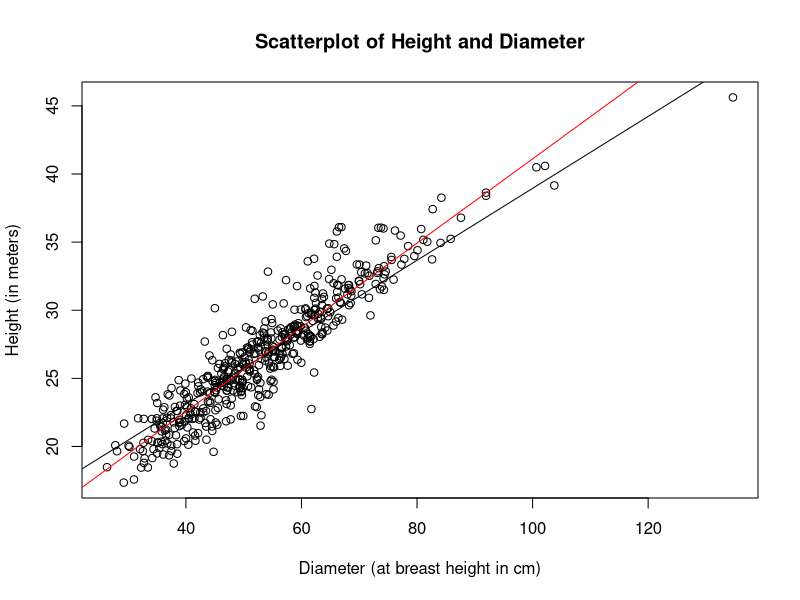
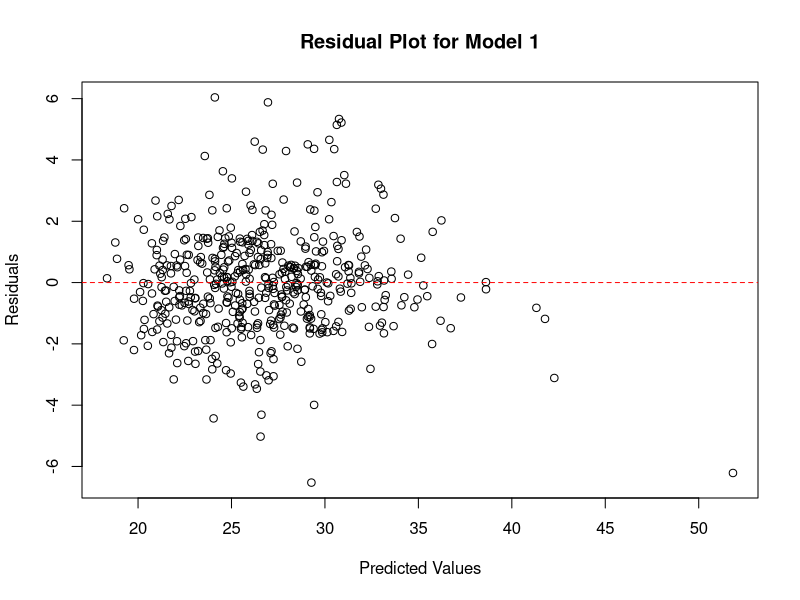
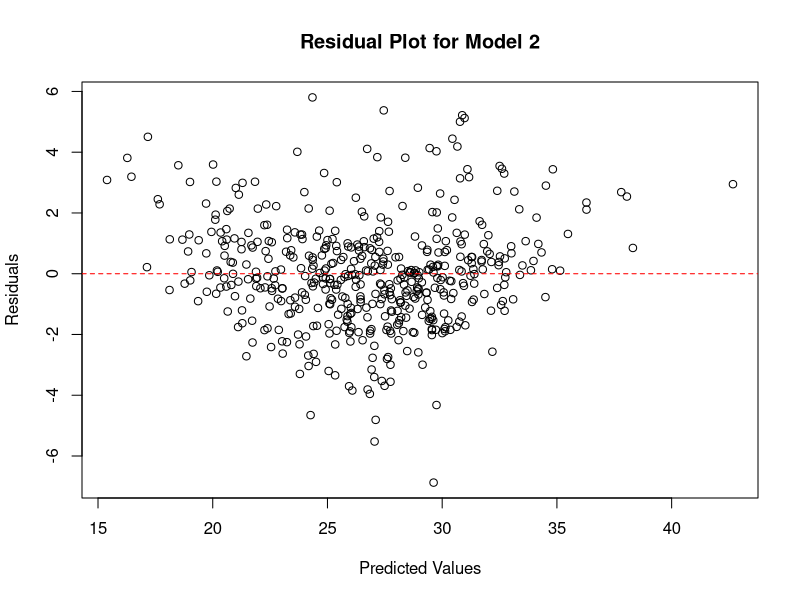
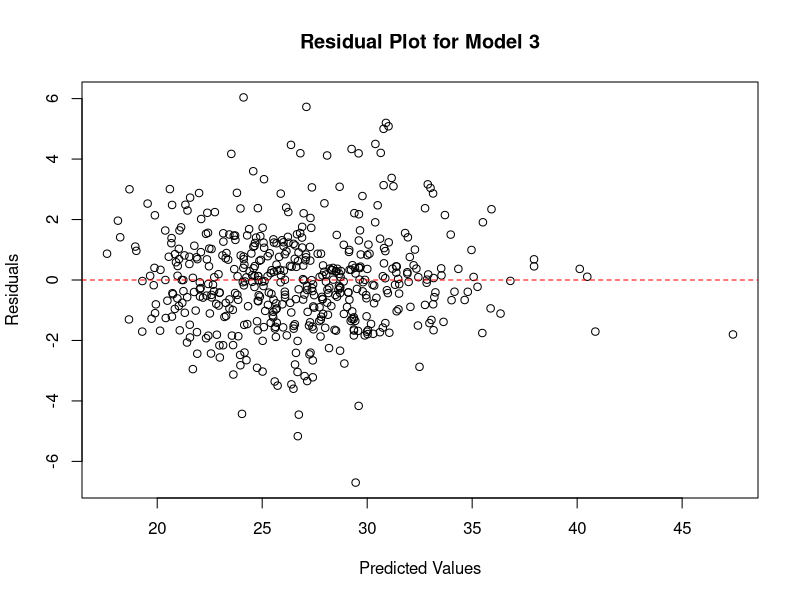
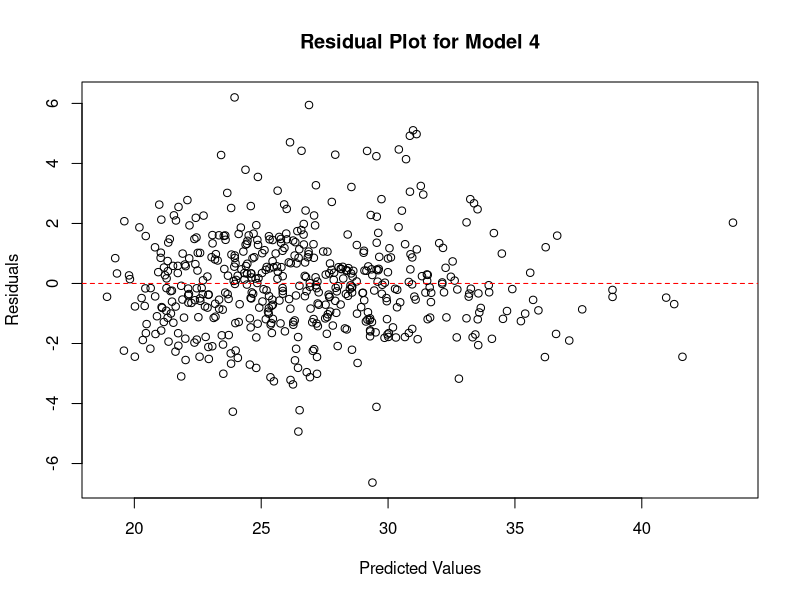
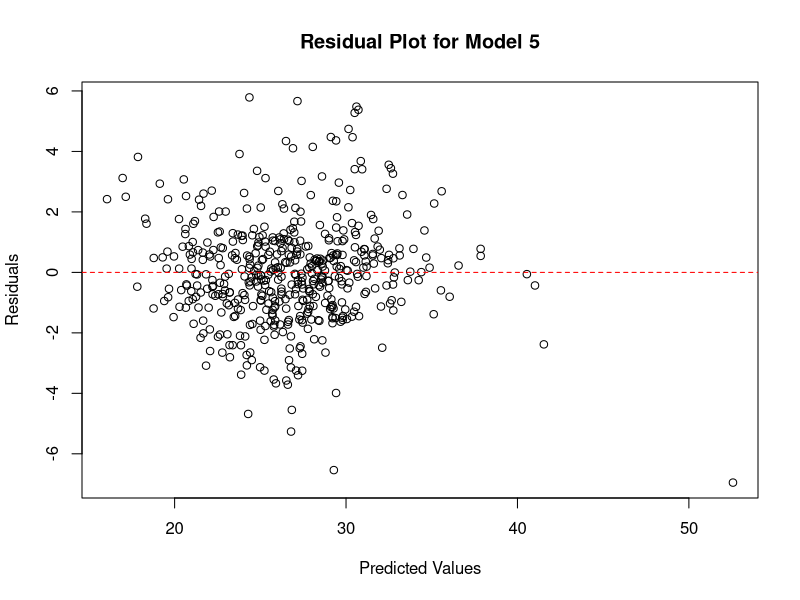
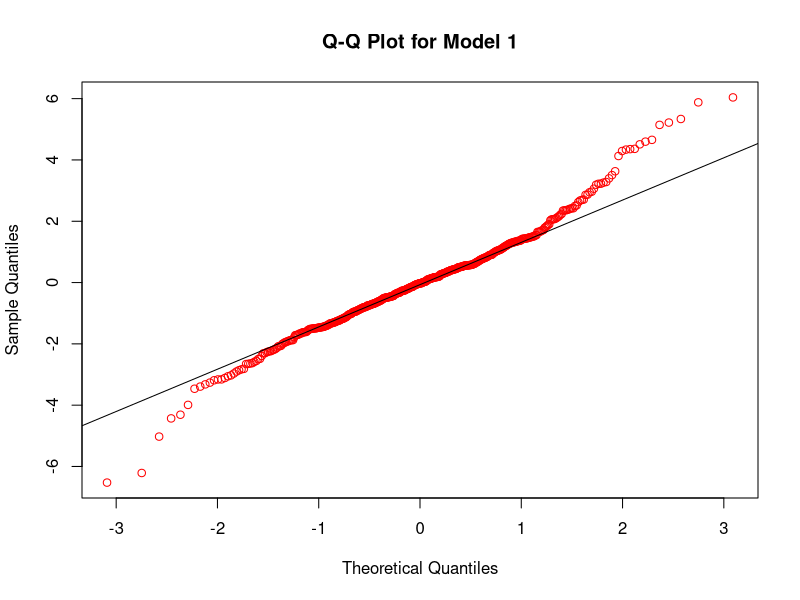
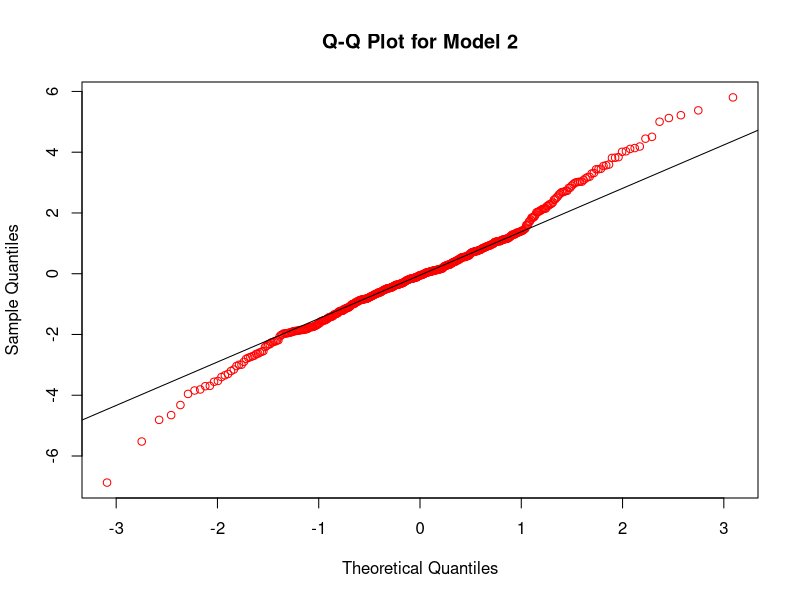

Write the R code that produced these figures, in order.
## ---- chunk 1
knitr::opts_chunk$set(echo = TRUE)
## ---- chunk 2
# reading libaries
library(tidyverse) # for read-csv (not necessary, but it's what I like to use)
library(ModelMetrics)
## ---- chunk 3
# reading data
# note: data was obtained through a given docx, which I made into a google doc, then copy pasted to google sheets, then saved as a csv
# note: the data we were given is about 10% of the data they used, so our graphs will look slightly different
metasequoia <- read_csv("data/metasequoia_data.csv")
## ---- chunk 4
# data exploration
metasequoia %>%
  pivot_longer(col = c("height", "diameter"),
               names_to = "datatype",
               values_to = "values") %>%
  group_by(datatype) %>%
  summarise(mean = mean(values),
            max = max(values),
            min = min(values),
            sd = sd(values)) %>%
  t()
## ---- chunk 5
# models
metasequoia_model1 <- lm(height ~ diameter, data = metasequoia)
metasequoia_model2 <- lm(height ~ I(log(diameter)), data = metasequoia)
metasequoia_model3 <- lm(height ~ diameter + I(diameter^2), data = metasequoia)
metasequoia_model4 <- lm(height ~ I(diameter^2) + I(diameter^3), data = metasequoia)
metasequoia_model5 <- lm(height ~ I(diameter^-1) + I(diameter^2), data = metasequoia)
# about non-linear models: not sure how to do it and this code is broken
# metasequoia_model8 <- nls(height ~ 1.3 + a1 * (1 - exp(-a1 * diameter))^a2, data = metasequoia, start = list(a1 = 1, a2 = 1))
## ---- chunk 6
# Fig 2. Scatter diagram of the tree height and dbh of a single Metasequoia tree.
plot(height ~ diameter, data = metasequoia, main = "Scatterplot of Height and Diameter", xlab = "Diameter (at breast height in cm)", ylab = "Height (in meters)")
abline(a = 12.546, b = 0.264) # the paper's data's trendline
abline(metasequoia_model1, col = "red") # trendline for model 1
## ---- chunk 7
#par(mfrow = c(2, 3))
# making residuals plot for model 1
plot(resid(metasequoia_model1) ~ predict(metasequoia_model1), main = "Residual Plot for Model 1", xlab = "Predicted Values", ylab = "Residuals")
abline(h = 0,col = "red",lty = 2)
# making residuals plot for model 2
plot(resid(metasequoia_model2) ~ predict(metasequoia_model2), main = "Residual Plot for Model 2", xlab = "Predicted Values", ylab = "Residuals")
abline(h = 0,col = "red",lty = 2)
# making residuals plot for model 3
plot(resid(metasequoia_model3) ~ predict(metasequoia_model3), main = "Residual Plot for Model 3", xlab = "Predicted Values", ylab = "Residuals")
abline(h = 0,col = "red",lty = 2)
# making residuals plot for model 4
plot(resid(metasequoia_model4) ~ predict(metasequoia_model4), main = "Residual Plot for Model 4", xlab = "Predicted Values", ylab = "Residuals")
abline(h = 0,col = "red",lty = 2)
# making residuals plot for model 5
plot(resid(metasequoia_model5) ~ predict(metasequoia_model5), main = "Residual Plot for Model 5", xlab = "Predicted Values", ylab = "Residuals")
abline(h = 0,col = "red",lty = 2)
## ---- chunk 8
#par(mfrow = c(2, 3))
# making qq plot for model 1
qqnorm(resid(metasequoia_model1), main = "Q-Q Plot for Model 1", col = "red")
qqline(resid(metasequoia_model1))
# making qq plot for model 2
qqnorm(resid(metasequoia_model2), main = "Q-Q Plot for Model 2", col = "red")
qqline(resid(metasequoia_model2))
# making qq plot for model 3
qqnorm(resid(metasequoia_model3), main = "Q-Q Plot for Model 3", col = "red")
qqline(resid(metasequoia_model3))
# making qq plot for model 4
qqnorm(resid(metasequoia_model4), main = "Q-Q Plot for Model 4", col = "red")
qqline(resid(metasequoia_model4))
# making qq plot for model 5
qqnorm(resid(metasequoia_model5), main = "Q-Q Plot for Model 5", col = "red")
qqline(resid(metasequoia_model5))
## ---- chunk 9
#par(mfrow = c(2, 3))
# predicted vs observed for model 1
plot(height ~ predict(metasequoia_model1), data = metasequoia, main = "Observed vs Predicted in Model 1", xlab = "Predicted", ylab = "Observed")
abline(a = 0, b = 1, col = "red")
# predicted vs observed for model 2
plot(height ~ predict(metasequoia_model2), data = metasequoia, main = "Observed vs Predicted in Model 2", xlab = "Predicted", ylab = "Observed")
abline(a = 0, b = 1, col = "red")
# predicted vs observed for model 3
plot(height ~ predict(metasequoia_model3), data = metasequoia, main = "Observed vs Predicted in Model 3", xlab = "Predicted", ylab = "Observed")
abline(a = 0, b = 1, col = "red")
# predicted vs observed for model 4
plot(height ~ predict(metasequoia_model4), data = metasequoia, main = "Observed vs Predicted in Model 4", xlab = "Predicted", ylab = "Observed")
abline(a = 0, b = 1, col = "red")
# predicted vs observed for model 5
plot(height ~ predict(metasequoia_model5), data = metasequoia, main = "Observed vs Predicted in Model 5", xlab = "Predicted", ylab = "Observed")
abline(a = 0, b = 1, col = "red")
## ---- chunk 10
# calculating bias
mean((predict(metasequoia_model1) - metasequoia$height) / metasequoia$height) * 100
mean((predict(metasequoia_model2) - metasequoia$height) / metasequoia$height) * 100
mean((predict(metasequoia_model3) - metasequoia$height) / metasequoia$height) * 100
mean((predict(metasequoia_model4) - metasequoia$height) / metasequoia$height) * 100
mean((predict(metasequoia_model5) - metasequoia$height) / metasequoia$height) * 100
## ---- chunk 11
# calculating RMSE
# we want the lowest value which is model 4
rmse(metasequoia_model1) # can also use: rmse(metasequoia$height, predict(metasequoia_model1))
rmse(metasequoia_model2)
rmse(metasequoia_model3)
rmse(metasequoia_model4)
rmse(metasequoia_model5)
## ---- chunk 12
# calculating AIC
# we want the lowest value which is model 4
AIC(metasequoia_model1)
AIC(metasequoia_model2)
AIC(metasequoia_model3)
AIC(metasequoia_model4)
AIC(metasequoia_model5)
## ---- chunk 13
# calculating R^2adj
# we want the highest value which is model 4
summary(metasequoia_model1)$adj.r.squared
summary(metasequoia_model2)$adj.r.squared
summary(metasequoia_model3)$adj.r.squared
summary(metasequoia_model4)$adj.r.squared
summary(metasequoia_model5)$adj.r.squared
## ---- chunk 14
# calculating CIs
confint(metasequoia_model1, level = 1-0.05)
confint(metasequoia_model2, level = 1-0.05)
confint(metasequoia_model3, level = 1-0.05)
confint(metasequoia_model4, level = 1-0.05)
confint(metasequoia_model5, level = 1-0.05)
